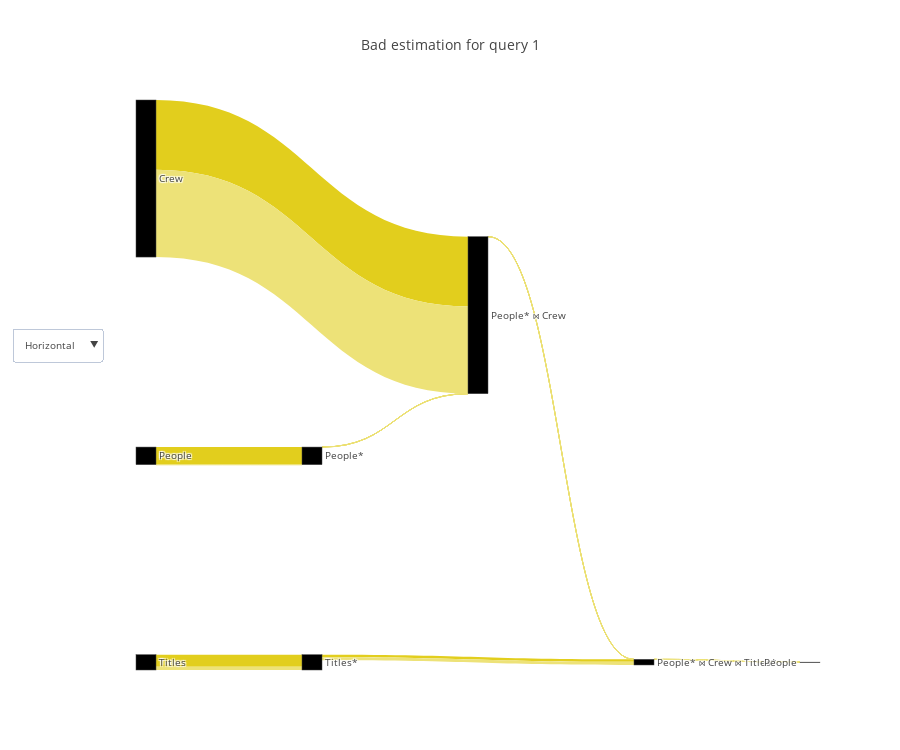

This figure's notebook cell:
### Code cell
query_renderer.vizualize(flow_df, title="Bad estimation for query 1", metrics=["actual_rows", "plan_rows"], open_=False)

### Figure 1 — Plotly figure (JSON) as saved in the notebook; plotly's stock layout.template omitted (floating-point values rounded to 4 significant figures)
{"data": [{"link": {"color": ["#e2ce1d", "#e2ce1d", "#e2ce1d", "#e2ce1d", "#e2ce1d", "#e2ce1d", "#e2ce1d", "#ede278", "#ede278", "#ede278", "#ede278", "#ede278", "#ede278", "#ede278"], "label": ["", "Filter condition: (people.name = ANY ('{\"Owen Wilson\",\"Adam Sandler\",\"Jason Segel\"}'::text[]))", "", "Hash Cond ('Inner', '(crew.person_id = people.person_id)')", "", "Filter condition: (titles.genres ~~ '%Comedy%'::text)", "Hash Cond ('Inner', '(titles.title_id = crew.title_id)')", "", "Filter condition: (people.name = ANY ('{\"Owen Wilson\",\"Adam Sandler\",\"Jason Segel\"}'::text[]))", "", "Hash Cond ('Inner', '(crew.person_id = people.person_id)')", "", "Filter condition: (titles.genres ~~ '%Comedy%'::text)", "Hash Cond ('Inner', '(titles.title_id = crew.title_id)')"], "source": [0, 1, 2, 3, 4, 5, 6, 0, 1, 2, 3, 4, 5, 6], "target": [1, 3, 3, 6, 5, 6, 7, 1, 3, 3, 6, 5, 6, 7], "value": [3446261, 3, 13651901, 565, 2379234, 489076, 186, 5, 5, 17064877, 21, 616393, 616393, 5]}, "node": {"color": ["black", "black", "black", "black", "black", "black", "black", "black", "black", "black", "black", "black", "black", "black"], "label": ["People", "People*", "Crew", "People* ⋈ Crew", "Titles", "Titles*", "People* ⋈ Crew ⋈ Titles*", "People", "People*", "Crew", "People* ⋈ Crew", "Titles", "Titles*", "People* ⋈ Crew ⋈ Titles*"], "pad": 200}, "orientation": "h", "type": "sankey", "valueformat": ",", "valuesuffix": [" Rows", " Rows", " Rows", " Rows", " Rows", " Rows", " Rows", "Rows", "Rows", "Rows", "Rows", "Rows", "Rows", "Rows"]}], "layout": {"font": {"size": 10}, "height": 750, "title": "Bad estimation for query 1", "updatemenus": [{"buttons": [{"args": ["orientation", "h"], "label": "Horizontal", "method": "restyle"}, {"args": ["orientation", "v"], "label": "Vertical", "method": "restyle"}], "y": 0.6}]}}
